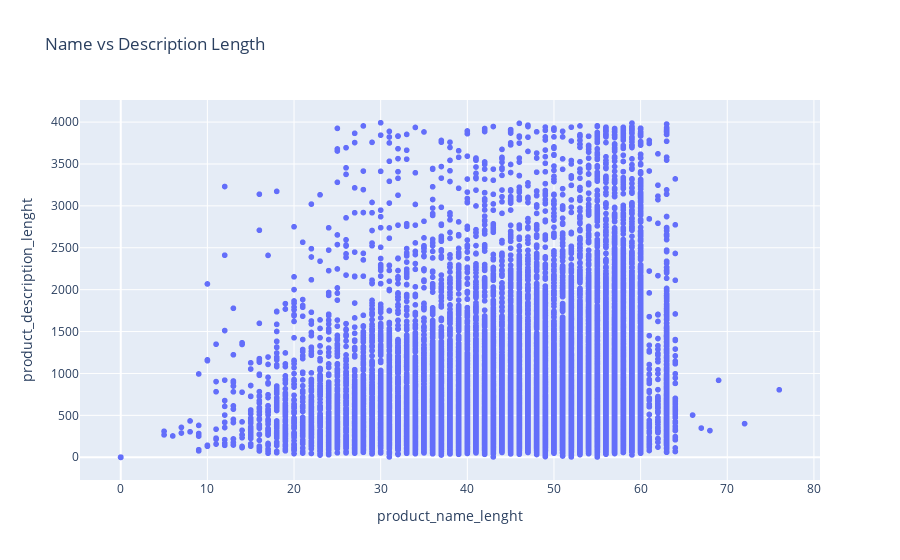

The notebook cell this image was saved under:
### Code cell
# Scatter plot of name length vs description length:
fig = px.scatter(df_products, x='product_name_lenght', y='product_description_lenght',
                 title='Name vs Description Length')
fig.show()

### Figure 1 — Plotly figure (JSON) as saved in the notebook; plotly's stock layout.template omitted (floating-point values rounded to 4 significant figures; data arrays with more than 128 entries replaced by an {"elided": "..."} marker saying what was removed)
{"data": [{"hovertemplate": "product_name_lenght=%{x}<br>product_description_lenght=%{y}<extra></extra>", "legendgroup": "", "marker": {"color": "#636efa", "symbol": "circle"}, "mode": "markers", "name": "", "showlegend": false, "type": "scattergl", "x": {"elided": "32923 int values"}, "xaxis": "x", "y": {"elided": "32923 int values"}, "yaxis": "y"}], "layout": {"legend": {"tracegroupgap": 0}, "title": {"text": "Name vs Description Length"}, "xaxis": {"anchor": "y", "domain": [0, 1], "title": {"text": "product_name_lenght"}}, "yaxis": {"anchor": "x", "domain": [0, 1], "title": {"text": "product_description_lenght"}}}}
